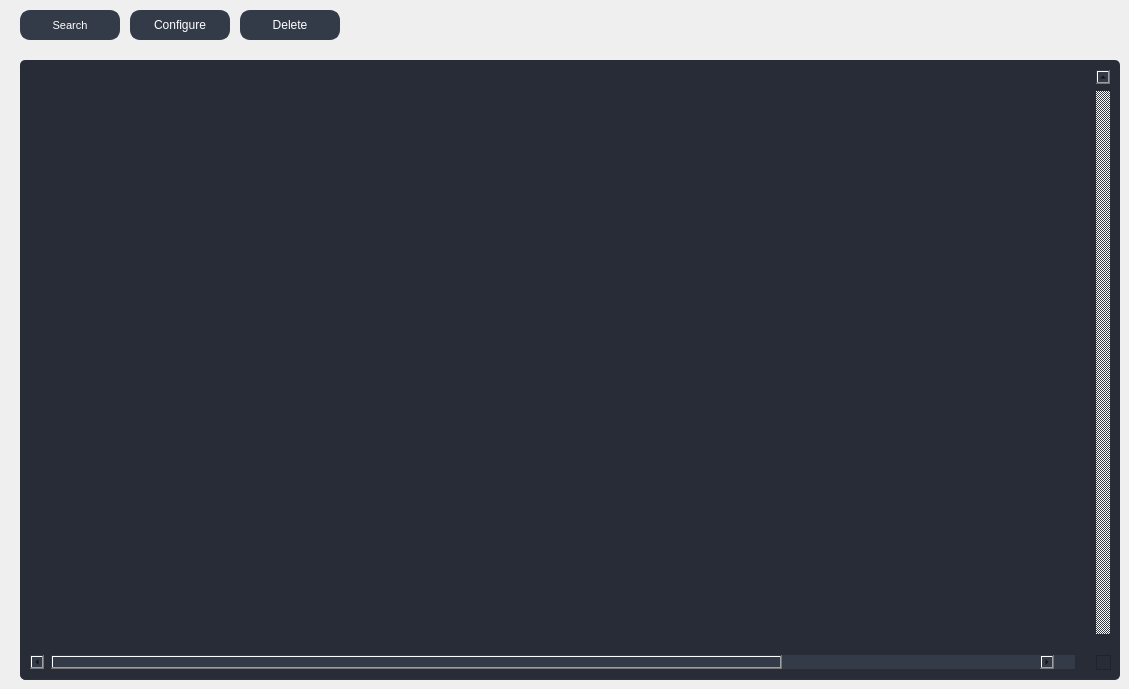
             <widget class="QWidget" name="page_device">
              <widget class="QTableWidget" name="table_devices">
               <property name="geometry">
                <rect>
                 <x>20</x>
                 <y>60</y>
                 <width>1100</width>
                 <height>620</height>
                </rect>
               </property>
               <property name="palette">
                <palette>
                 <active>
                  <colorrole role="WindowText">
                   <brush brushstyle="SolidPattern">
                    <color alpha="255">
                     <red>210</red>
                     <green>210</green>
                     <blue>210</blue>
                    </color>
                   </brush>
                  </colorrole>
                  <colorrole role="Button">
                   <brush brushstyle="SolidPattern">
                    <color alpha="255">
                     <red>39</red>
                     <green>44</green>
                     <blue>54</blue>
                    </color>
                   </brush>
                  </colorrole>
                  <colorrole role="Text">
                   <brush brushstyle="SolidPattern">
                    <color alpha="255">
                     <red>210</red>
                     <green>210</green>
                     <blue>210</blue>
                    </color>
                   </brush>
                  </colorrole>
                  <colorrole role="ButtonText">
                   <brush brushstyle="SolidPattern">
                    <color alpha="255">
                     <red>210</red>
                     <green>210</green>
                     <blue>210</blue>
                    </color>
                   </brush>
                  </colorrole>
                  <colorrole role="Base">
                   <brush brushstyle="SolidPattern">
                    <color alpha="255">
                     <red>39</red>
                     <green>44</green>
                     <blue>54</blue>
                    </color>
                   </brush>
                  </colorrole>
                  <colorrole role="Window">
                   <brush brushstyle="SolidPattern">
                    <color alpha="255">
                     <red>39</red>
                     <green>44</green>
                     <blue>54</blue>
                    </color>
                   </brush>
                  </colorrole>
                 </active>
                 <inactive>
                  <colorrole role="WindowText">
                   <brush brushstyle="SolidPattern">
                    <color alpha="255">
                     <red>210</red>
                     <green>210</green>
                     <blue>210</blue>
                    </color>
                   </brush>
                  </colorrole>
                  <colorrole role="Button">
                   <brush brushstyle="SolidPattern">
                    <color alpha="255">
                     <red>39</red>
                     <green>44</green>
                     <blue>54</blue>
                    </color>
                   </brush>
                  </colorrole>
                  <colorrole role="Text">
                   <brush brushstyle="SolidPattern">
                    <color alpha="255">
                     <red>210</red>
                     <green>210</green>
                     <blue>210</blue>
                    </color>
                   </brush>
                  </colorrole>
                  <colorrole role="ButtonText">
                   <brush brushstyle="SolidPattern">
                    <color alpha="255">
                     <red>210</red>
                     <green>210</green>
                     <blue>210</blue>
                    </color>
                   </brush>
                  </colorrole>
                  <colorrole role="Base">
                   <brush brushstyle="SolidPattern">
                    <color alpha="255">
                     <red>39</red>
                     <green>44</green>
                     <blue>54</blue>
                    </color>
                   </brush>
                  </colorrole>
                  <colorrole role="Window">
                   <brush brushstyle="SolidPattern">
                    <color alpha="255">
                     <red>39</red>
                     <green>44</green>
                     <blue>54</blue>
                    </color>
                   </brush>
                  </colorrole>
                 </inactive>
                 <disabled>
                  <colorrole role="WindowText">
                   <brush brushstyle="SolidPattern">
                    <color alpha="255">
                     <red>210</red>
                     <green>210</green>
                     <blue>210</blue>
                    </color>
                   </brush>
                  </colorrole>
                  <colorrole role="Button">
                   <brush brushstyle="SolidPattern">
                    <color alpha="255">
                     <red>39</red>
                     <green>44</green>
                     <blue>54</blue>
                    </color>
                   </brush>
                  </colorrole>
                  <colorrole role="Text">
                   <brush brushstyle="SolidPattern">
                    <color alpha="255">
                     <red>210</red>
                     <green>210</green>
                     <blue>210</blue>
                    </color>
                   </brush>
                  </colorrole>
                  <colorrole role="ButtonText">
                   <brush brushstyle="SolidPattern">
                    <color alpha="255">
                     <red>210</red>
                     <green>210</green>
                     <blue>210</blue>
                    </color>
                   </brush>
                  </colorrole>
                  <colorrole role="Base">
                   <brush brushstyle="SolidPattern">
                    <color alpha="255">
                     <red>39</red>
                     <green>44</green>
                     <blue>54</blue>
                    </color>
                   </brush>
                  </colorrole>
                  <colorrole role="Window">
                   <brush brushstyle="SolidPattern">
                    <color alpha="255">
                     <red>39</red>
                     <green>44</green>
                     <blue>54</blue>
                    </color>
                   </brush>
                  </colorrole>
                 </disabled>
                </palette>
               </property>
               <property name="styleSheet">
                <string notr="true">QTableWidget {	
	background-color: rgb(39, 44, 54);
	padding: 10px;
	border-radius: 5px;
	gridline-color: rgb(44, 49, 60);
	border-bottom: 1px solid rgb(44, 49, 60);
}
QTableWidget::item{
	border-color: rgb(44, 49, 60);
	padding-left: 5px;
	padding-right: 5px;
	gridline-color: rgb(44, 49, 60);
}
QTableWidget::item:selected{
	background-color: rgb(85, 170, 255);
}
QScrollBar:horizontal {
    border: none;
    background: rgb(52, 59, 72);
    height: 14px;
    margin: 0px 21px 0 21px;
	border-radius: 0px;
}
 QScrollBar:vertical {
	border: none;
    background: rgb(52, 59, 72);
    width: 14px;
    margin: 21px 0 21px 0;
	border-radius: 0px;
 }
QHeaderView::section{
	Background-color: rgb(39, 44, 54);
	max-width: 30px;
	border: 1px solid rgb(44, 49, 60);
	border-style: none;
    border-bottom: 1px solid rgb(44, 49, 60);
    border-right: 1px solid rgb(44, 49, 60);
}
QTableWidget::horizontalHeader {	
	background-color: rgb(81, 255, 0);
}
QHeaderView::section:horizontal
{
    border: 1px solid rgb(32, 34, 42);
	background-color: rgb(27, 29, 35);
	color: rgb(255, 255, 255);
	padding: 3px;
	border-top-left-radius: 7px;
    border-top-right-radius: 7px;
}
QHeaderView::section:vertical
{
    border: 1px solid rgb(44, 49, 60);
}
</string>
               </property>
               <property name="frameShape">
                <enum>QFrame::NoFrame</enum>
               </property>
               <property name="verticalScrollBarPolicy">
                <enum>Qt::ScrollBarAlwaysOn</enum>
               </property>
               <property name="sizeAdjustPolicy">
                <enum>QAbstractScrollArea::AdjustToContents</enum>
               </property>
               <property name="editTriggers">
                <set>QAbstractItemView::NoEditTriggers</set>
               </property>
               <property name="alternatingRowColors">
                <bool>false</bool>
               </property>
               <property name="selectionMode">
                <enum>QAbstractItemView::NoSelection</enum>
               </property>
               <property name="selectionBehavior">
                <enum>QAbstractItemView::SelectRows</enum>
               </property>
               <property name="textElideMode">
                <enum>Qt::ElideMiddle</enum>
               </property>
               <property name="rowCount">
                <number>0</number>
               </property>
               <property name="columnCount">
                <number>7</number>
               </property>
               <attribute name="horizontalHeaderVisible">
                <bool>false</bool>
               </attribute>
               <attribute name="horizontalHeaderCascadingSectionResizes">
                <bool>true</bool>
               </attribute>
               <attribute name="horizontalHeaderDefaultSectionSize">
                <number>200</number>
               </attribute>
               <attribute name="horizontalHeaderStretchLastSection">
                <bool>false</bool>
               </attribute>
               <attribute name="verticalHeaderVisible">
                <bool>false</bool>
               </attribute>
               <attribute name="verticalHeaderHighlightSections">
                <bool>false</bool>
               </attribute>
               <attribute name="verticalHeaderStretchLastSection">
                <bool>true</bool>
               </attribute>
               <column>
                <property name="text">
                 <string/>
                </property>
                <property name="textAlignment">
                 <set>AlignLeading|AlignVCenter</set>
                </property>
                <property name="icon">
                 <iconset resource="../files.qrc">
                  <normaloff>:/24x24/data/resources/icons/24x24/cil-uncheck-circle.png</normaloff>:/24x24/data/resources/icons/24x24/cil-uncheck-circle.png</iconset>
                </property>
               </column>
               <column>
                <property name="text">
                 <string>Device Name</string>
                </property>
                <property name="font">
                 <font>
                  <family>Segoe UI</family>
                  <pointsize>9</pointsize>
                 </font>
                </property>
                <property name="textAlignment">
                 <set>AlignCenter</set>
                </property>
               </column>
               <column>
                <property name="text">
                 <string>Model</string>
                </property>
                <property name="font">
                 <font>
                  <family>Segoe UI</family>
                  <pointsize>9</pointsize>
                 </font>
                </property>
                <property name="textAlignment">
                 <set>AlignCenter</set>
                </property>
               </column>
               <column>
                <property name="text">
                 <string>Serial Number</string>
                </property>
                <property name="font">
                 <font>
                  <family>Segoe UI</family>
                  <pointsize>9</pointsize>
                 </font>
                </property>
                <property name="textAlignment">
                 <set>AlignCenter</set>
                </property>
               </column>
               <column>
                <property name="text">
                 <string>MAC-Address</string>
                </property>
                <property name="font">
                 <font>
                  <family>Segoe UI</family>
                  <pointsize>9</pointsize>
                 </font>
                </property>
                <property name="textAlignment">
                 <set>AlignCenter</set>
                </property>
               </column>
               <column>
                <property name="text">
                 <string>IP Address</string>
                </property>
                <property name="font">
                 <font>
                  <family>Segoe UI</family>
                  <pointsize>9</pointsize>
                 </font>
                </property>
                <property name="textAlignment">
                 <set>AlignCenter</set>
                </property>
               </column>
               <column>
                <property name="text">
                 <string>State</string>
                </property>
                <property name="font">
                 <font>
                  <family>Segoe UI</family>
                  <pointsize>9</pointsize>
                 </font>
                </property>
                <property name="textAlignment">
                 <set>AlignCenter</set>
                </property>
               </column>
              </widget>
              <widget class="QPushButton" name="button_search_device">
               <property name="geometry">
                <rect>
                 <x>20</x>
                 <y>10</y>
                 <width>100</width>
                 <height>30</height>
                </rect>
               </property>
               <property name="font">
                <font>
                 <family>Segoe UI</family>
                 <pointsize>8</pointsize>
                </font>
               </property>
               <property name="styleSheet">
                <string notr="true">QPushButton {
	border: 2px solid rgb(52, 59, 72);
	border-radius: 10px;	
	background-color: rgb(52, 59, 72);
	color: rgb(255, 255, 255);
}
QPushButton:hover {
	background-color: rgb(57, 65, 80);
	color: rgb(227, 227, 227);
	border: 2px solid rgb(61, 70, 86);
}
QPushButton:pressed {	
	background-color: rgb(35, 40, 49);
	color: rgb(255, 255, 255);
	border: 2px solid rgb(43, 50, 61);
}</string>
               </property>
               <property name="text">
                <string>Search</string>
               </property>
               <property name="icon">
                <iconset resource="../files.qrc">
                 <normaloff>:/16x16/data/resources/icons/16x16/cil-magnifying-glass.png</normaloff>:/16x16/data/resources/icons/16x16/cil-magnifying-glass.png</iconset>
               </property>
              </widget>
              <widget class="QPushButton" name="button_configure_device">
               <property name="geometry">
                <rect>
                 <x>130</x>
                 <y>10</y>
                 <width>100</width>
                 <height>30</height>
                </rect>
               </property>
               <property name="font">
                <font>
                 <family>Segoe UI</family>
                </font>
               </property>
               <property name="styleSheet">
                <string notr="true">QPushButton {
	border: 2px solid rgb(52, 59, 72);
	border-radius: 10px;	
	background-color: rgb(52, 59, 72);
	color: rgb(255, 255, 255);
}
QPushButton:hover {
	background-color: rgb(57, 65, 80);
	color: rgb(227, 227, 227);
	border: 2px solid rgb(61, 70, 86);
}
QPushButton:pressed {	
	background-color: rgb(35, 40, 49);
	color: rgb(255, 255, 255);
	border: 2px solid rgb(43, 50, 61);
}</string>
               </property>
               <property name="text">
                <string>Configure</string>
               </property>
               <property name="icon">
                <iconset resource="../files.qrc">
                 <normaloff>:/16x16/data/resources/icons/16x16/cil-equalizer.png</normaloff>:/16x16/data/resources/icons/16x16/cil-equalizer.png</iconset>
               </property>
              </widget>
              <widget class="QPushButton" name="button_delete_device">
               <property name="geometry">
                <rect>
                 <x>240</x>
                 <y>10</y>
                 <width>100</width>
                 <height>30</height>
                </rect>
               </property>
               <property name="font">
                <font>
                 <family>Segoe UI</family>
                </font>
               </property>
               <property name="styleSheet">
                <string notr="true">QPushButton {
	border: 2px solid rgb(52, 59, 72);
	border-radius: 10px;	
	background-color: rgb(52, 59, 72);
	color: rgb(255, 255, 255);
}
QPushButton:hover {
	background-color: rgb(57, 65, 80);
	color: rgb(227, 227, 227);
	border: 2px solid rgb(61, 70, 86);
}
QPushButton:pressed {	
	background-color: rgb(35, 40, 49);
	color: rgb(255, 255, 255);
	border: 2px solid rgb(43, 50, 61);
}</string>
               </property>
               <property name="text">
                <string>Delete</string>
               </property>
               <property name="icon">
                <iconset resource="../files.qrc">
                 <normaloff>:/16x16/data/resources/icons/16x16/cil-remove.png</normaloff>:/16x16/data/resources/icons/16x16/cil-remove.png</iconset>
               </property>
              </widget>
             </widget>
